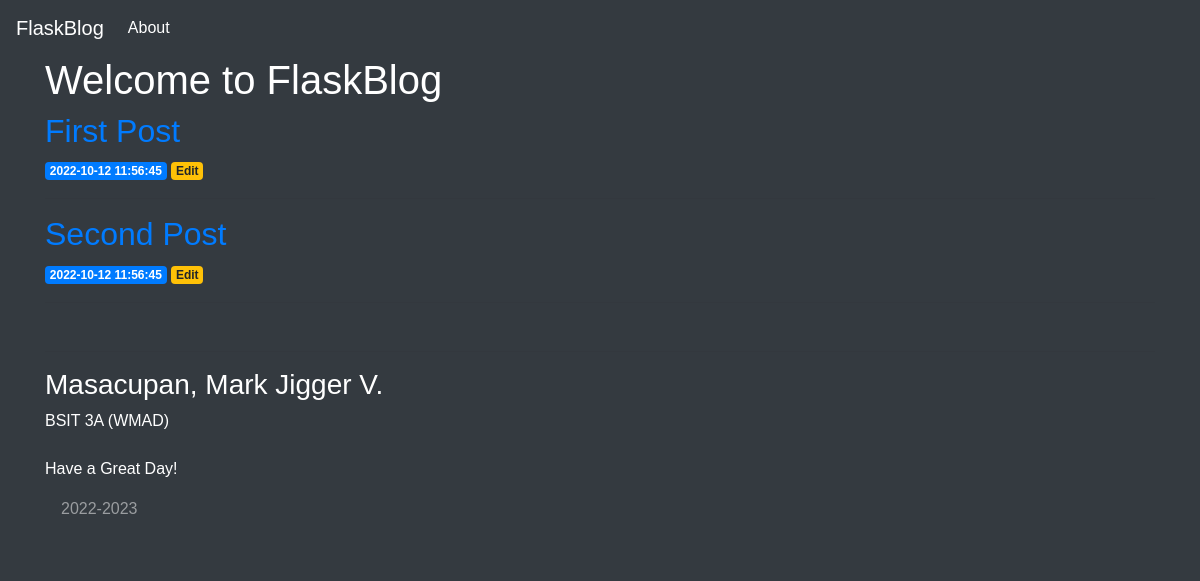
Before: / with the older database file.
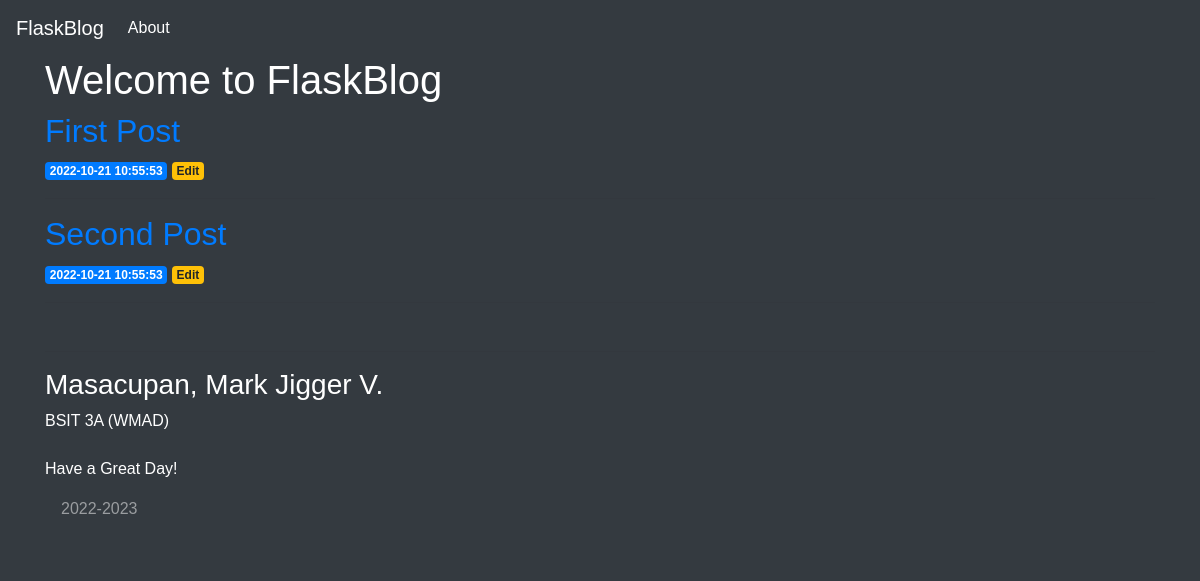
After: the same page with the newer database file.
### tables this page shows
CREATE TABLE posts (
    id INTEGER PRIMARY KEY AUTOINCREMENT,
    created TIMESTAMP NOT NULL DEFAULT CURRENT_TIMESTAMP,
    title TEXT NOT NULL,
    content TEXT NOT NULL
);

### app.py (the view)
@app.route('/')
def index():
    conn = get_db_connection()
    posts = conn.execute('SELECT * FROM posts').fetchall()
    conn.close()
    return render_template('index.html', posts=posts)

### app.py (called while the page is built)
def get_db_connection():
    conn = sqlite3.connect('database.db')
    conn.row_factory = sqlite3.Row
    print("Test")
    return conn

### templates/index.html (shortened to what this page needs)
<!DOCTYPE html>
<html lang="en">
<head>
    <link rel="stylesheet" href="{{ url_for('static', filename= 'css/style.css') }}">
</head>
<body>
<body>
    {% extends 'base.html' %}
        {% block content %}
            <h1>{% block title %} Welcome to FlaskBlog {% endblock %}</h1>
            {% for post in posts %}
                <a href="{{ url_for('post', post_id=post['id']) }}">
                    <h2>{{ post['title'] }}</h2>
                </a>
                <span class="badge badge-primary">{{ post['created'] }}</span>
                <a href="{{ url_for('edit', id=post['id']) }}">
                <span class="badge badge-warning">Edit</span>
                </a>
            <hr>
        {% endfor %}
    {% endblock %}

### templates/base.html (shortened to what this page needs)
<!doctype html>
<html lang="en">
  <head>
    <link rel="stylesheet" href="https://stackpath.bootstrapcdn.com/bootstrap/4.3.1/css/bootstrap.min.css">
  </head>
  <body  class="bg-dark">
    <nav class="navbar navbar-expand-md navbar-dark bg-dark">
        <a class="navbar-brand" href="{{ url_for('index')}}">FlaskBlog</a>
        <div class="collapse navbar-collapse" id="navbarNav">
            <ul class="navbar-nav">
            <li class="nav-item active">
                <a class="nav-link" href="#">About</a>
            </li>
            </ul>
        </div>
    </nav>
    <div class="container text-white">
        {% block content %} {% endblock %}
    </div>
    <footer class="py-3 bg-dark text-white" id="footer">
      <div class="container" data-aos="zoom-in">
        <hr />
        <h3>Masacupan, Mark Jigger V.</h3>
        <p class="mb-4">BSIT 3A (WMAD)</p>
        <p class="">Have a Great Day!</p>
        <p class="mt-3 text-white-50">
          <span id="copy-right-date">2022-2023</span>
        </p>
      </div>
    </footer>
  </body>
</html>

### static/css/style.css (style rules this page uses)
body, html { overflow-x: hidden; }
body * { font-family: "Kanit", sans-serif !important; }

Changed rows visible on the page:
changed posts "First Post": created "2022-10-12 11:56:45" → "2022-10-21 10:55:53"
changed posts "Second Post": created "2022-10-12 11:56:45" → "2022-10-21 10:55:53"
